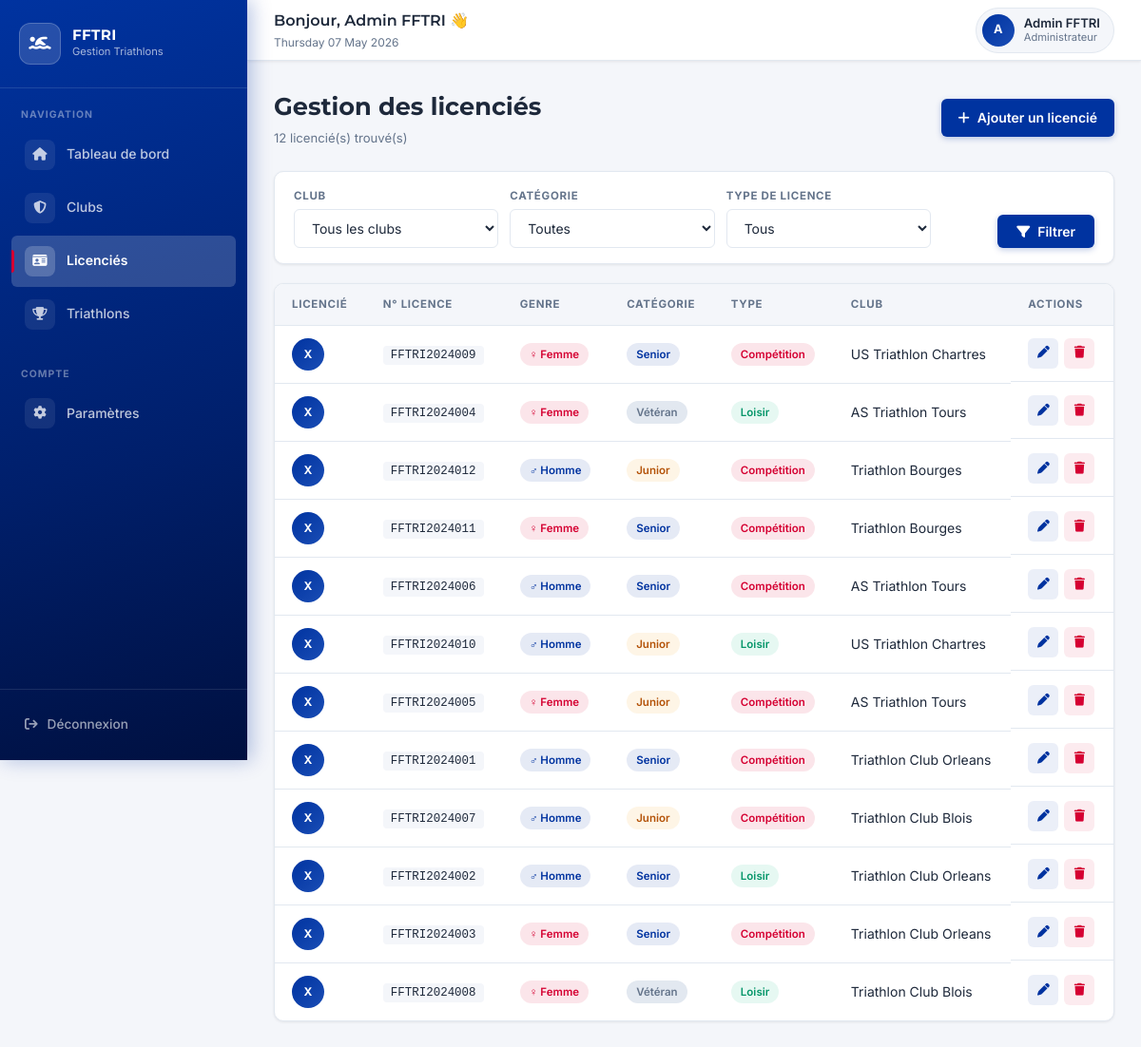
/index.php?module=licencies (signed in), run on the app's committed database.
### tables this page shows
CREATE TABLE licencies (
    id             INT          NOT NULL AUTO_INCREMENT,
    license_number VARCHAR(20)  NOT NULL,
    first_name     VARCHAR(50)  NOT NULL,
    last_name      VARCHAR(50)  NOT NULL,
    birth_date     DATE             NULL,
    gender         ENUM('M','F') NOT NULL DEFAULT 'M',
    category       ENUM('Junior','Senior','Vétéran') NOT NULL DEFAULT 'Senior',
    license_type   ENUM('Compétition','Loisir')      NOT NULL DEFAULT 'Loisir',
    club_id        INT          NOT NULL,
    email          VARCHAR(100)     NULL,
    phone          VARCHAR(20)      NULL,
    created_at     TIMESTAMP    NOT NULL DEFAULT CURRENT_TIMESTAMP,
    updated_at     TIMESTAMP    NOT NULL DEFAULT CURRENT_TIMESTAMP ON UPDATE CURRENT_TIMESTAMP,

    PRIMARY KEY (id),
    UNIQUE KEY uk_license_number (license_number),
    KEY        idx_licencies_club (club_id),
    KEY        idx_licencies_cat  (category),

    CONSTRAINT fk_licencies_club
        FOREIGN KEY (club_id) REFERENCES clubs(id)
        ON DELETE CASCADE
        ON UPDATE CASCADE

);

CREATE TABLE clubs (
    id         INT          NOT NULL AUTO_INCREMENT,
    name       VARCHAR(100) NOT NULL,
    address    VARCHAR(255)     NULL,
    city       VARCHAR(100) NOT NULL,
    phone      VARCHAR(20)      NULL,
    email      VARCHAR(100)     NULL,
    created_at TIMESTAMP    NOT NULL DEFAULT CURRENT_TIMESTAMP,
    updated_at TIMESTAMP    NOT NULL DEFAULT CURRENT_TIMESTAMP ON UPDATE CURRENT_TIMESTAMP,

    PRIMARY KEY (id),
    UNIQUE KEY uk_clubs_name (name)

);

### app/core/Database.php (called while the page is built, shortened)
<?php
class Database {
    private static $instance = null;
    private function __construct() {
        $host = defined('DB_HOST') ? DB_HOST : '127.0.0.1';
        $db   = defined('DB_NAME') ? DB_NAME : 'triathlon';
        $user = defined('DB_USER') ? DB_USER : 'root';
        $pass = defined('DB_PASS') ? DB_PASS : '';
        $charset = 'utf8mb4';
        $dsn = "mysql:host=$host;dbname=$db;charset=$charset";
        $options = [
            PDO::ATTR_ERRMODE            => PDO::ERRMODE_EXCEPTION,
            PDO::ATTR_DEFAULT_FETCH_MODE => PDO::FETCH_ASSOC,
            PDO::ATTR_EMULATE_PREPARES   => false,
        ];
        try {
            $this->pdo = new PDO($dsn, $user, $pass, $options);
        } catch (PDOException $e) {
            try {
                $tmp = new PDO("mysql:host=$host;charset=$charset", $user, $pass, $options);
                $tmp->exec("CREATE DATABASE IF NOT EXISTS `$db` CHARACTER SET utf8mb4 COLLATE utf8mb4_unicode_ci");
                $this->pdo = new PDO($dsn, $user, $pass, $options);
            } catch (PDOException $e2) {
                die("DB connection failed: " . $e2->getMessage());
            }
        }
    }
    public static function getConnection() {
        if (self::$instance === null) {
            self::$instance = new Database();
        }
        return self::$instance->pdo;
    }
}

### app/controllers/LicencieController.php (called while the page is built, shortened)
<?php
require_once __DIR__ . '/../models/Licencie.php';
require_once __DIR__ . '/../models/Club.php';
require_once __DIR__ . '/../models/Licencie.php';
require_once __DIR__ . '/../models/Club.php';
class LicencieController {
    private $licencieModel;
    private $clubModel;
    public function __construct() {
        $this->licencieModel = new Licencie();
        $this->clubModel = new Club();
    }
    public function index() {
        $filters = [];
        $user = $_SESSION['user'] ?? null;
        $role = $user['role'] ?? null;
        $licencies = $this->licencieModel->getAll($filters);
        if ($role === 'admin') {
            $clubs = $this->clubModel->getAll();
        }
        return [
            'licencies' => $licencies,
            'clubs' => $clubs,
            'filters' => $filters
        ];
    }
}
?>

### app/models/Licencie.php (called while the page is built, shortened)
<?php
require_once __DIR__ . '/../core/Database.php';
class Licencie {
    protected $db;
    public function __construct() {
        $this->db = Database::getConnection();
    }
    public function getAll($filters = []) {
        $sql = "SELECT l.*, c.name as club_name
                FROM licencies l
                LEFT JOIN clubs c ON l.club_id = c.id";
        $params = [];
        $where  = [];
        $sql .= " ORDER BY l.last_name, l.first_name";
        $stmt = $this->db->prepare($sql);
        $stmt->execute($params);
        return $stmt->fetchAll(PDO::FETCH_ASSOC);
    }
}

### app/models/Club.php (called while the page is built, shortened)
<?php
require_once __DIR__ . '/../core/Database.php';
class Club {
    private $db;
    public function __construct() {
        $this->db = Database::getConnection();
    }
    public function getAll() {
        $stmt = $this->db->query("SELECT id, name, address, city, phone, email FROM clubs ORDER BY name");
        return $stmt ? $stmt->fetchAll(PDO::FETCH_ASSOC) : [];
    }
}

### app/views/licencies/index.php (the view, shortened to what this page needs)
<div class="page-title">
    <div>
        <h1>Gestion des licenciés</h1>
        <div class="page-title-sub"><?= count($data['licencies'] ?? []) ?> licencié(s) trouvé(s)</div>
    </div>
    <a href="index.php?module=licencies&action=create" class="btn">
        <i class="fas fa-plus"></i> Ajouter un licencié
    </a>
</div>
<form method="GET" action="index.php">
    <div class="filters">
        <?php if ($_SESSION['user']['role'] === 'admin'): ?>
        <div class="filter-group">
            <label>Club</label>
            <select name="club_id" class="form-control">
                <option value="">Tous les clubs</option>
            </select>
        </div>
        <?php endif; ?>
        <div class="filter-group">
            <label>Catégorie</label>
            <select name="category" class="form-control">
                <option value="">Toutes</option>
            </select>
        </div>
        <div class="filter-group">
            <label>Type de licence</label>
            <select name="license_type" class="form-control">
                <option value="">Tous</option>
            </select>
        </div>
        <div class="filter-group" style="flex: 0;">
            <label>&nbsp;</label>
            <button type="submit" class="btn">
                <i class="fas fa-filter"></i> Filtrer
            </button>
        </div>
    </div>
</form>
<div class="table-container">
    <table>
        <thead>
            <tr>
                <th>Licencié</th>
                <th>N° Licence</th>
                <th>Genre</th>
                <th>Catégorie</th>
                <th>Type</th>
                <th>Club</th>
                <th>Actions</th>
            </tr>
        </thead>
        <tbody>
            <?php if (!empty($data['licencies'])): ?>
                <?php foreach ($data['licencies'] as $licencie): ?>
                <tr>
                    <td>
                        <div style="display: flex; align-items: center; gap: 10px;">
                            <div style="width: 34px; height: 34px; border-radius: 50%;
                                background: linear-gradient(135deg, var(--fftri-blue), var(--fftri-blue-light));
                                display: flex; align-items: center; justify-content: center;
                                color: white; font-size: 0.75rem; font-weight: 700; flex-shrink: 0;">
                                <?= strtoupper(substr($licencie['name'] ?? 'X', 0, 1)) ?>
                            </div>
                        </div>
                    </td>
                    <td>
                        <code style="font-size: 0.78rem; background: var(--light-gray); padding: 3px 8px; border-radius: 4px;">
                            <?= htmlspecialchars($licencie['license_number'] ?? $licencie['id'] ?? '') ?>
                        </code>
                    </td>
                    <td>
                        <?php $gender = $licencie['gender'] ?? ''; ?>
                        <span class="badge <?= $gender === 'F' ? 'badge-red' : 'badge-blue' ?>">
                            <?= $gender === 'F' ? '♀ Femme' : '♂ Homme' ?>
                        </span>
                    </td>
                    <td>
                        <?php
                        $cat = $licencie['category'] ?? '';
                        $catClass = $cat === 'Junior' ? 'badge-amber' : ($cat === 'Vétéran' ? 'badge-gray' : 'badge-blue');
                        ?>
                        <span class="badge <?= $catClass ?>"><?= htmlspecialchars($cat) ?></span>
                    </td>
                    <td>
                        <?php $ltype = $licencie['license_type'] ?? ''; ?>
                        <span class="badge <?= $ltype === 'Compétition' ? 'badge-red' : 'badge-green' ?>">
                            <?= htmlspecialchars($ltype) ?>
                        </span>
                    </td>
                    <td><?= htmlspecialchars($licencie['club_name'] ?? '—') ?></td>
                    <td class="actions">
                        <a href="index.php?module=licencies&action=edit&id=<?= htmlspecialchars($licencie['id'] ?? '') ?>"
                           class="action-btn edit" title="Modifier">
                            <i class="fas fa-pen"></i>
                        </a>
                        <a href="index.php?module=licencies&action=delete&id=<?= htmlspecialchars($licencie['id'] ?? '') ?>"
                           class="action-btn delete" title="Supprimer"
                           onclick="return confirm('Supprimer ce licencié ?')">
                            <i class="fas fa-trash"></i>
                        </a>
                    </td>
                </tr>
                <?php endforeach; ?>
            <?php endif; ?>
        </tbody>
    </table>
</div>

### index.php (shortened to what this page needs)
<?php
spl_autoload_register(function ($className) {
    $paths = [
        'app/controllers/',
        'app/models/',
        'app/core/'
    ];
    foreach ($paths as $path) {
        $file = ROOT_PATH . DIRECTORY_SEPARATOR . $path . $className . '.php';
        if (file_exists($file)) {
            return;
        }
    }
});
$action = $_GET['action'] ?? 'index';
$module = $_GET['module'] ?? 'dashboard';
$id = $_GET['id'] ?? null;
function _normalize_key($str) {
	$s = strtolower((string)$str);
	$s = @iconv('UTF-8', 'ASCII//TRANSLIT', $s) ?: $s;
	$s = preg_replace('/[^a-z0-9]/', '', $s);
	return $s;
}
$moduleMap = [
	'licencie'=>'licencies','licencies'=>'licencies','licenci'=>'licencies',
	'licencies'=>'licencies','licenciee'=>'licencies','licenciees'=>'licencies',
	'triathlon'=>'triathlons','triathlons'=>'triathlons',
	'club'=>'clubs','clubs'=>'clubs','dashboard'=>'dashboard',
    'settings'=>'settings'
];
$normModule = _normalize_key($module);
if (isset($moduleMap[$normModule])) {
	$module = $moduleMap[$normModule];
}
if ($action === 'login' || $action === 'authenticate') {
    $authController = new AuthController();
    $authController->login();
} elseif ($action === 'logout') {
    $authController = new AuthController();
    $authController->logout();
} else {
    $currentPage = $module;
    try {
        switch ($module) {
            case 'licencies':
                $controller = new LicencieController();
                if ($action === 'show' && $id) {
                    $data = $controller->show($id);
                } elseif ($action === 'create') {
                    $data = $controller->create();
                } elseif ($action === 'edit' && $id) {
                    $data = $controller->edit($id);
                } elseif ($action === 'delete' && $id) {
                    $controller->delete($id);
                    exit;
                } else {
                    $data = $controller->index();
                }
                break;
        }
        $candidateViews = [];
        $candidateViews[] = "app/views/$module/index.php";
        $candidateViews[] = "app/views/" . rtrim($module, 's') . "/index.php";
        $candidateViews[] = "app/views/" . ($module . 's') . "/index.php";
        foreach ($candidateViews as $viewFile) {
            if (file_exists($viewFile)) {
                include 'app/views/layouts/main.php';
                break;
            }
        }
    } catch (Exception $e) {
        echo "Erreur : " . $e->getMessage();
    }
}

### app/views/layouts/main.php (shortened to what this page needs)
<!DOCTYPE html>
<html lang="fr">
<head>
    <link rel="stylesheet" href="https://cdnjs.cloudflare.com/ajax/libs/font-awesome/6.4.0/css/all.min.css">
</head>
<body>
<?php
$userName = $_SESSION['user']['name'] ?? $_SESSION['user']['nom'] ?? 'Utilisateur';
$userRole = ($_SESSION['user']['role'] ?? '') === 'admin' ? 'Administrateur' : 'Responsable Club';
$userInitial = strtoupper(substr($userName, 0, 1));
?>
<div class="layout">
    <aside class="sidebar" id="sidebar">
        <a href="index.php?module=dashboard" class="sidebar-logo">
            <div class="sidebar-logo-icon">
                <i class="fas fa-swimmer"></i>
            </div>
            <div class="sidebar-logo-text">
                <h2>FFTRI</h2>
                <p>Gestion Triathlons</p>
            </div>
        </a>
        <div class="sidebar-section">
            <div class="sidebar-section-label">Navigation</div>
            <ul class="nav-links">
                <li class="<?= $currentPage === 'dashboard' ? 'active' : '' ?>">
                    <a href="index.php?module=dashboard">
                        <span class="nav-icon"><i class="fas fa-home"></i></span>
                        Tableau de bord
                    </a>
                </li>
                <li class="<?= $currentPage === 'clubs' ? 'active' : '' ?>">
                    <a href="index.php?module=clubs">
                        <span class="nav-icon"><i class="fas fa-shield-halved"></i></span>
                        Clubs
                    </a>
                </li>
                <li class="<?= $currentPage === 'licencies' ? 'active' : '' ?>">
                    <a href="index.php?module=licencies">
                        <span class="nav-icon"><i class="fas fa-id-card"></i></span>
                        Licenciés
                    </a>
                </li>
                <li class="<?= $currentPage === 'triathlons' ? 'active' : '' ?>">
                    <a href="index.php?module=triathlons">
                        <span class="nav-icon"><i class="fas fa-trophy"></i></span>
                        Triathlons
                    </a>
                </li>
            </ul>
        </div>
        <div class="sidebar-section">
            <div class="sidebar-section-label">Compte</div>
            <ul class="nav-links">
                <li class="<?= $currentPage === 'settings' ? 'active' : '' ?>">
                    <a href="index.php?module=settings">
                        <span class="nav-icon"><i class="fas fa-gear"></i></span>
                        Paramètres
                    </a>
                </li>
            </ul>
        </div>
        <div class="sidebar-footer">
            <a href="index.php?action=logout" onclick="return confirm('Se déconnecter ?')">
                <i class="fas fa-arrow-right-from-bracket"></i>
                Déconnexion
            </a>
        </div>
    </aside>
    <div class="main-content">
        <header class="header">
            <div class="header-left">
                <h3>Bonjour, <?= htmlspecialchars($userName) ?> 👋</h3>
                <p><?= date('l d F Y') ?></p>
            </div>
            <div class="header-right">
                <a href="index.php?module=settings" class="user-badge" style="text-decoration:none;">
                    <div class="user-avatar"><?= $userInitial ?></div>
                    <div class="user-badge-text">
                        <div class="user-badge-name"><?= htmlspecialchars($userName) ?></div>
                        <div class="user-badge-role"><?= $userRole ?></div>
                    </div>
                </a>
            </div>
        </header>
        <main class="content">
            <?php include $content; ?>
        </main>
    </div>
</div>
</body>
</html>

### data on the page
licencies: name "X", license_number "FFTRI2024009", gender "♀ Femme", category "Senior", license_type "Compétition", club.name "US Triathlon Chartres"
licencies: name "X", license_number "FFTRI2024004", gender "♀ Femme", category "Vétéran", license_type "Loisir", club.name "AS Triathlon Tours"
licencies: name "X", license_number "FFTRI2024012", gender "♂ Homme", category "Junior", license_type "Compétition", club.name "Triathlon Bourges"
licencies: name "X", license_number "FFTRI2024011", gender "♀ Femme", category "Senior", license_type "Compétition", club.name "Triathlon Bourges"
licencies: name "X", license_number "FFTRI2024006", gender "♂ Homme", category "Senior", license_type "Compétition", club.name "AS Triathlon Tours"
licencies: name "X", license_number "FFTRI2024010", gender "♂ Homme", category "Junior", license_type "Loisir", club.name "US Triathlon Chartres"
licencies: name "X", license_number "FFTRI2024005", gender "♀ Femme", category "Junior", license_type "Compétition", club.name "AS Triathlon Tours"
licencies: name "X", license_number "FFTRI2024001", gender "♂ Homme", category "Senior", license_type "Compétition", club.name "Triathlon Club Orleans"
licencies: name "X", license_number "FFTRI2024007", gender "♂ Homme", category "Junior", license_type "Compétition", club.name "Triathlon Club Blois"
licencies: name "X", license_number "FFTRI2024002", gender "♂ Homme", category "Senior", license_type "Loisir", club.name "Triathlon Club Orleans"
licencies: name "X", license_number "FFTRI2024003", gender "♀ Femme", category "Senior", license_type "Compétition", club.name "Triathlon Club Orleans"
licencies: name "X", license_number "FFTRI2024008", gender "♀ Femme", category "Vétéran", license_type "Loisir", club.name "Triathlon Club Blois"
